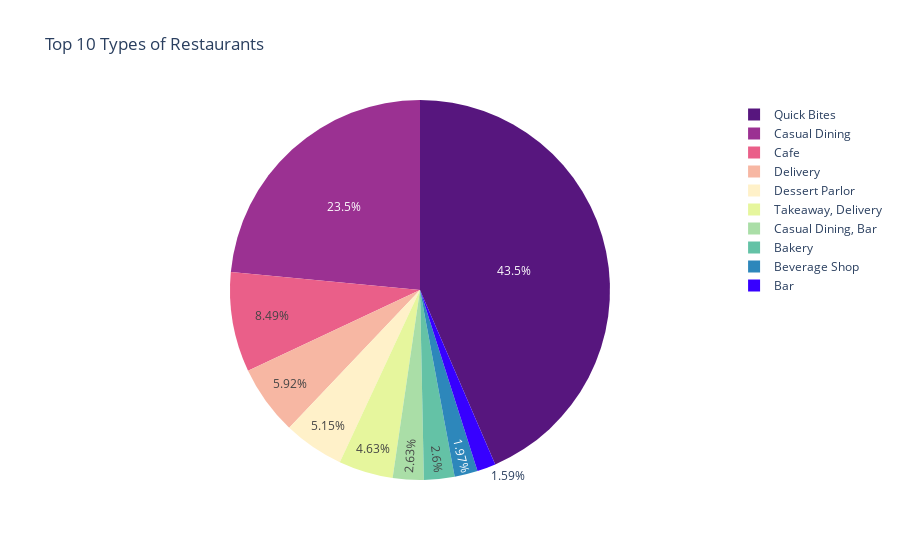

This figure's notebook cell:
### Code cell
# Exploratory data analysis

# 1. Top 10 Restaurent types in Bangalore

import plotly.graph_objs as go

restTypeData = zomatopd_noOutliers.restType.value_counts().head(10)
colors=['#57167E','#9B3192','#EA5F89','#F7B7A3','#FFF1C9','#E6F69D','#AADEA7','#64C2A6','#2D87BB','#3700FF']
fig=go.Figure(data=[go.Pie(labels=restTypeData.index,values=restTypeData.values,marker=dict(colors=colors))],layout=go.Layout(title='Top 10 Types of Restaurants'))
fig.show()
plt.show()

### Figure 1 — Plotly figure (JSON) as saved in the notebook; plotly's stock layout.template omitted (floating-point values rounded to 4 significant figures)
{"data": [{"labels": ["Quick Bites", "Casual Dining", "Cafe", "Delivery", "Dessert Parlor", "Takeaway, Delivery", "Casual Dining, Bar", "Bakery", "Beverage Shop", "Bar"], "marker": {"colors": ["#57167E", "#9B3192", "#EA5F89", "#F7B7A3", "#FFF1C9", "#E6F69D", "#AADEA7", "#64C2A6", "#2D87BB", "#3700FF"]}, "type": "pie", "values": [19117, 10323, 3731, 2602, 2262, 2035, 1154, 1141, 866, 697]}], "layout": {"title": {"text": "Top 10 Types of Restaurants"}}}
